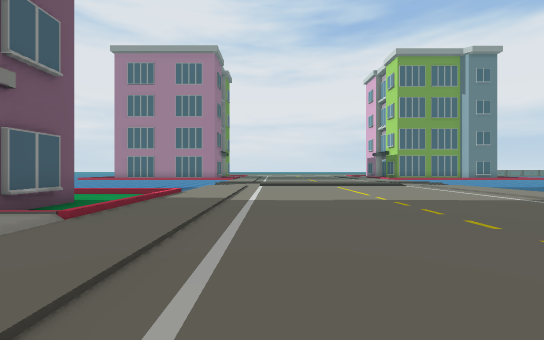
view 1 (above)

24 first-person views from a walk through a scene from a Unity 3-D project. The camera is 1.3 m above the floor, looks level and sees 90° across. The floor is counted in squares, 2 m on a side. Each view is taken from the middle of a square. On the plan, view 1 faces up. The plan holds only what a view shows up to about 9 squares ahead; the rest is blank. The place goes on beyond the plan. Some surface patterns are stand-ins.

view 2
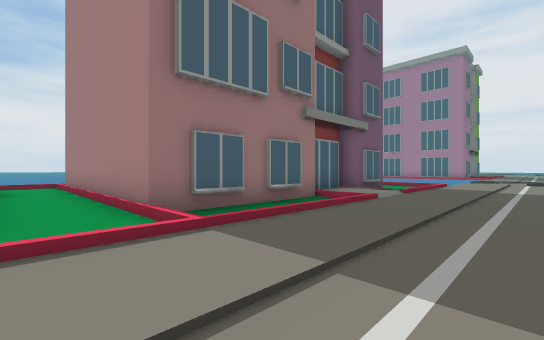

view 3
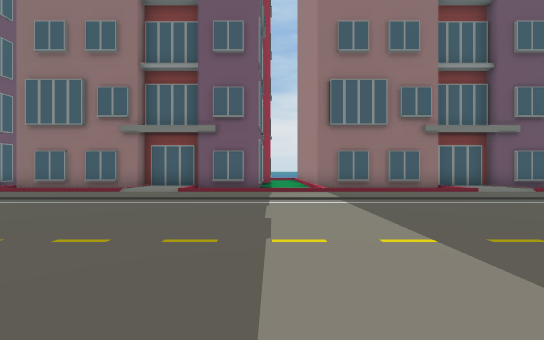

view 4
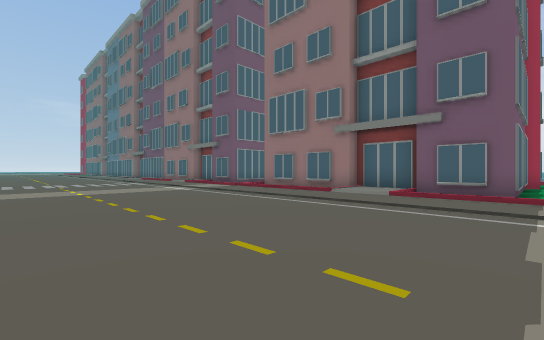

view 5
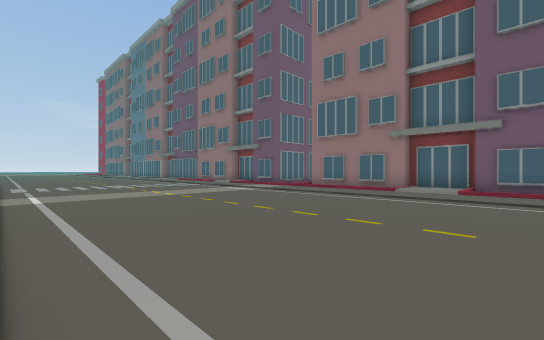

view 6
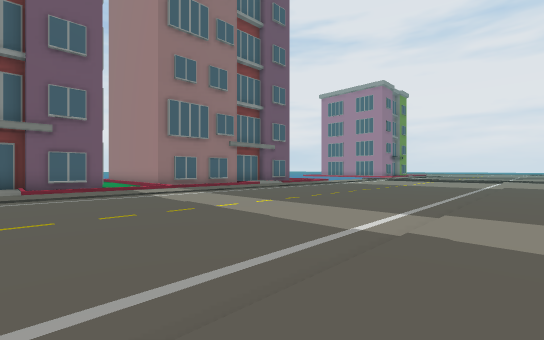

view 7
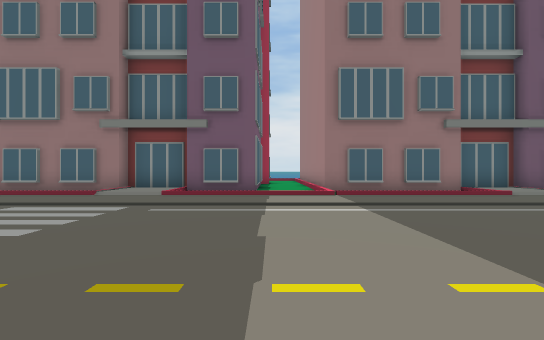

view 8
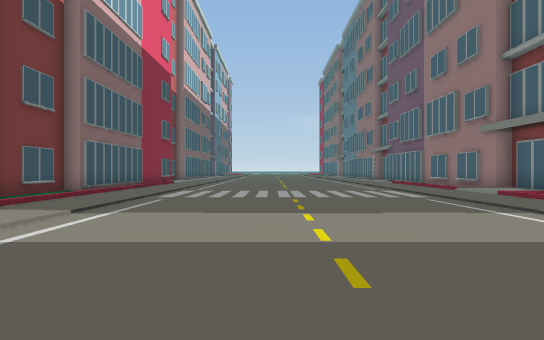

view 9
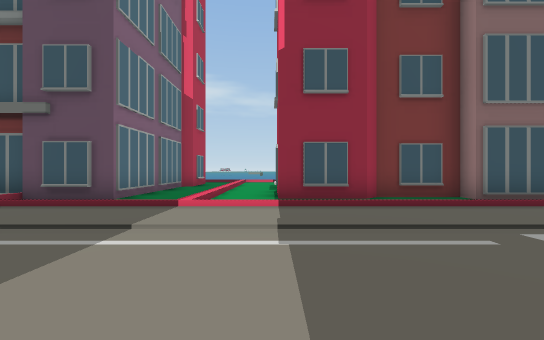

view 10
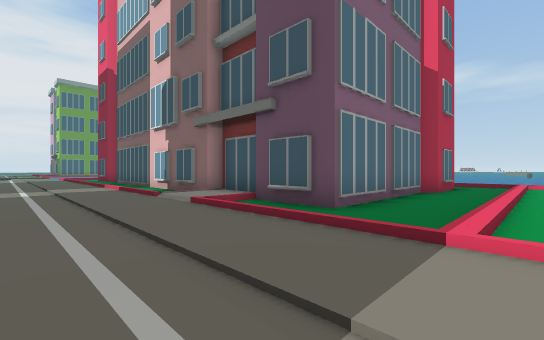

view 11
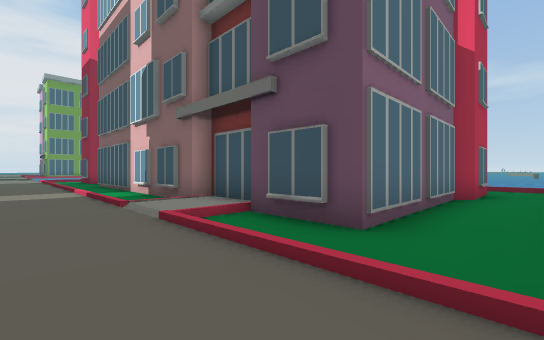

view 12
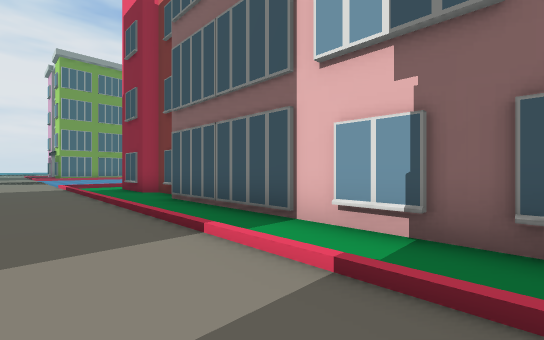

view 13
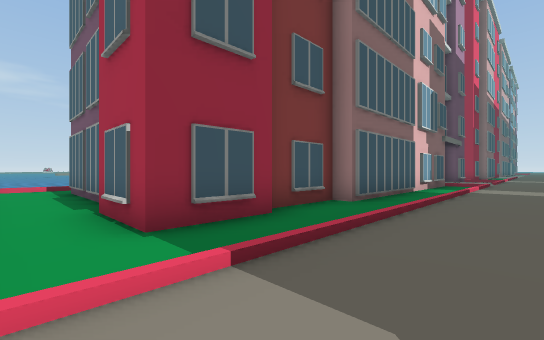

view 14
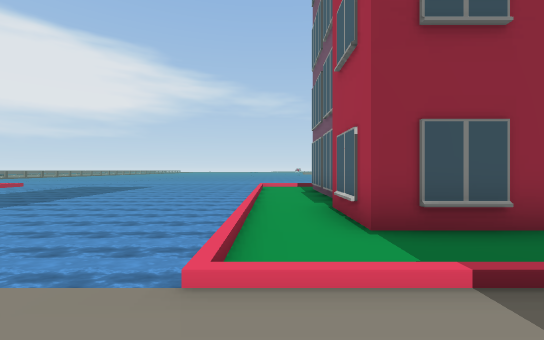

view 15
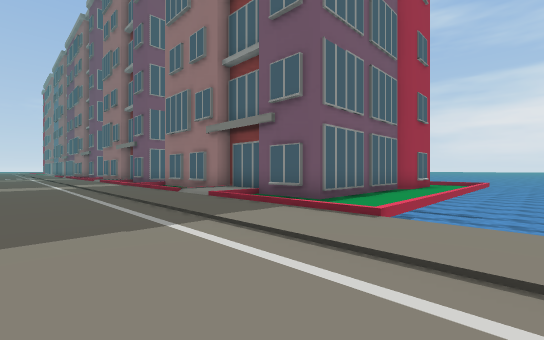

view 16
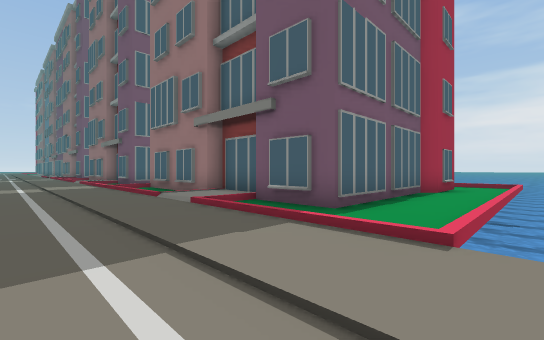

view 17
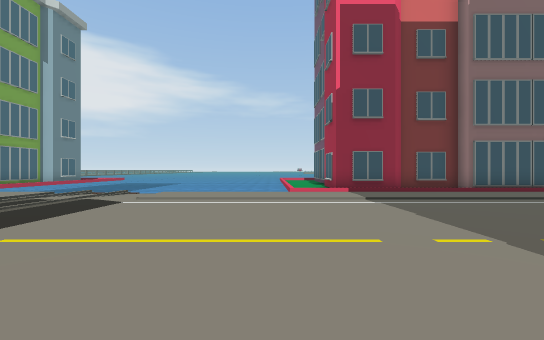

view 18
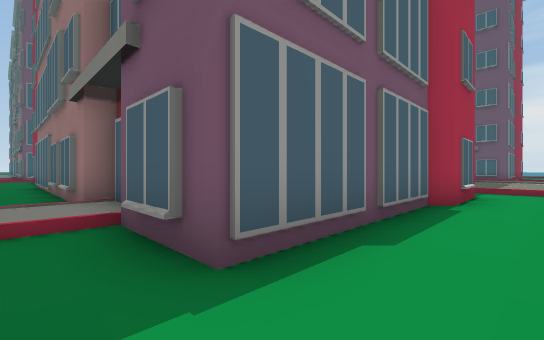

view 19
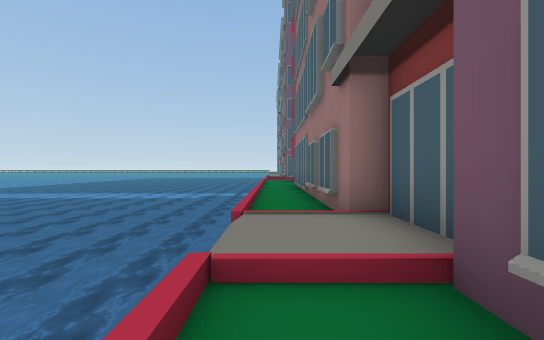

view 20
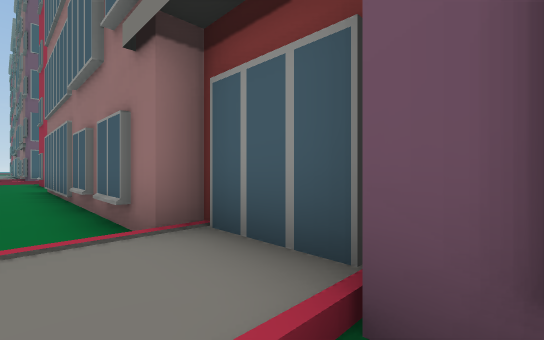

view 21
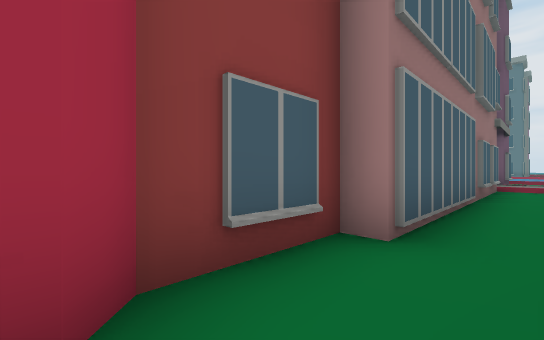

view 22
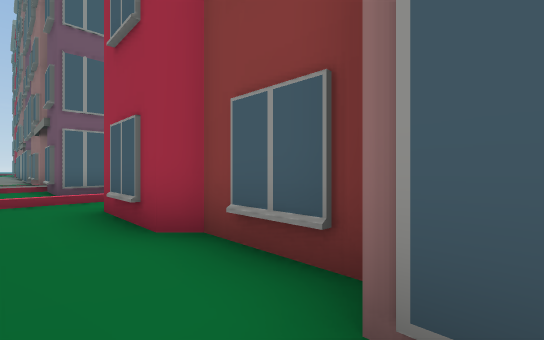

view 23
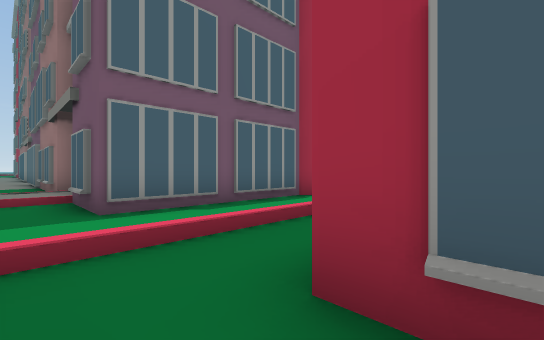

view 24
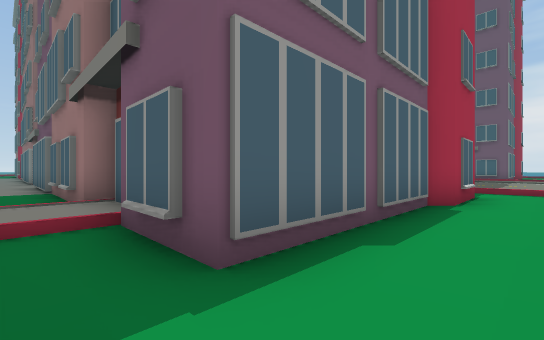

### Floor plan
Key: @ floor where view 1 was taken; # wall or solid block; . main floor; : floor 0.25 m higher than the main floor; ≈ water the walk keeps out of.
Columns run from 12 left of view 1 to 18 right of it. Each row starts with its distance up from view 1.
 10               ......  ≈≈≈≈≈≈
  9  ≈≈≈      ..........  ≈≈≈≈≈≈
  8 ≈≈≈≈≈≈    ..........  ≈
  7  .............................
  6  .##..................##......
  5    ######............########.
  4        ##............##    ##.
  3        #::............#    #::
  2        #::............#    #::
  1        ##............##    ##.
  0         #...@........#      #.
 -1         #............#      #.≈
 -2  ########............#      #.≈
 -3 .....................#      #.≈
 -4 ..  .................#      #.≈
 -5     #####............#      #.
 -6        ##............##    ##.
 -7        #::..........::#    #..
 -8        #::..........::#    #..
 -9        ## ...........##    ##.
-10         # ...........########.
-11         # ................##..
-12        ## ....................
-13        .  ....................
-14        .  ............##......
-15        ## ...........########.
-16        ##............##     #.
-17        #::............#     ::
-18        #::.......... .#    #::
-19        ## .......... ##    ##

Where each view was taken, in squares from view 1:
view 1: 0 up, 0 right, facing up
view 2: 4 down, 0 right, facing up-left
view 3: 4 down, 5 right, facing left
view 4: 4 down, 4 right, facing down-left
view 5: 5 down, 6 right, facing down-left
view 6: 7 down, 7 right, facing up-left
view 7: 14 down, 4 right, facing left
view 8: 10 down, 3 right, facing down
view 9: 14 down, 3 right, facing right
view 10: 13 down, 5 right, facing up-right
view 11: 12 down, 6 right, facing up-right
view 12: 5 down, 6 right, facing up-right
view 13: 7 up, 6 right, facing down-right
view 14: 7 up, 6 right, facing right
view 15: 9 up, 1 right, facing down-left
view 16: 8 up, 0 right, facing down-left
view 17: 8 up, 0 right, facing right
view 18: 7 up, 17 right, facing down-left
view 19: 5 up, 17 right, facing down
view 20: 4 up, 17 right, facing down-left
view 21: 9 down, 17 right, facing up-left
view 22: 6 down, 17 right, facing down-left
view 23: 10 down, 17 right, facing down-left
view 24: 13 down, 17 right, facing down-left
